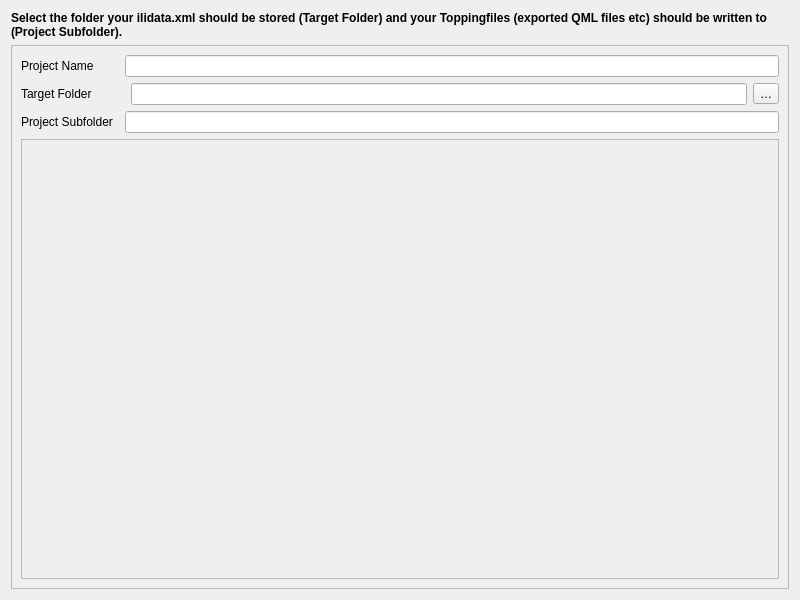
<?xml version="1.0" encoding="UTF-8"?>
<ui version="4.0">
 <class>Target</class>
 <widget class="QDialog" name="Target">
  <property name="geometry">
   <rect>
    <x>0</x>
    <y>0</y>
    <width>800</width>
    <height>600</height>
   </rect>
  </property>
  <property name="windowTitle">
   <string>Select Files</string>
  </property>
  <layout class="QGridLayout" name="gridLayout">
   <item row="1" column="0">
    <widget class="QFrame" name="frame">
     <property name="sizePolicy">
      <sizepolicy hsizetype="Preferred" vsizetype="Expanding">
       <horstretch>0</horstretch>
       <verstretch>0</verstretch>
      </sizepolicy>
     </property>
     <property name="frameShape">
      <enum>QFrame::StyledPanel</enum>
     </property>
     <property name="frameShadow">
      <enum>QFrame::Raised</enum>
     </property>
     <layout class="QGridLayout" name="gridLayout_2">
      <item row="4" column="0" colspan="5">
       <widget class="QTextEdit" name="info_textedit">
        <property name="enabled">
         <bool>false</bool>
        </property>
        <property name="autoFillBackground">
         <bool>true</bool>
        </property>
       </widget>
      </item>
      <item row="0" column="0">
       <widget class="QLabel" name="projectname_label">
        <property name="text">
         <string>Project Name</string>
        </property>
       </widget>
      </item>
      <item row="3" column="0">
       <widget class="QLabel" name="main_folder_label">
        <property name="text">
         <string>Project Subfolder</string>
        </property>
       </widget>
      </item>
      <item row="2" column="4">
       <widget class="QToolButton" name="main_folder_browse_button">
        <property name="toolTip">
         <string>Browse XTF files</string>
        </property>
        <property name="text">
         <string>…</string>
        </property>
       </widget>
      </item>
      <item row="2" column="0">
       <widget class="QLabel" name="sub_folder_label">
        <property name="text">
         <string>Target Folder</string>
        </property>
       </widget>
      </item>
      <item row="0" column="2" colspan="3">
       <widget class="QLineEdit" name="projectname_line_edit"/>
      </item>
      <item row="2" column="3">
       <widget class="QLineEdit" name="main_folder_line_edit"/>
      </item>
      <item row="3" column="2" colspan="3">
       <widget class="QLineEdit" name="sub_folder_line_edit"/>
      </item>
     </layout>
    </widget>
   </item>
   <item row="0" column="0">
    <widget class="QLabel" name="description">
     <property name="minimumSize">
      <size>
       <width>0</width>
       <height>0</height>
      </size>
     </property>
     <property name="font">
      <font>
       <weight>75</weight>
       <bold>true</bold>
      </font>
     </property>
     <property name="text">
      <string>Select the folder your ilidata.xml should be stored (Target Folder) and your Toppingfiles (exported QML files etc) should be written to (Project Subfolder).</string>
     </property>
     <property name="alignment">
      <set>Qt::AlignLeading|Qt::AlignLeft|Qt::AlignTop</set>
     </property>
     <property name="wordWrap">
      <bool>true</bool>
     </property>
    </widget>
   </item>
  </layout>
 </widget>
 <resources/>
 <connections/>
</ui>
